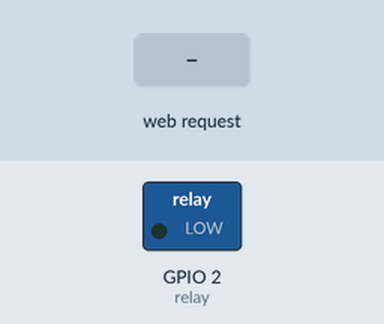
This sketch was run on a simulated ESP8266 (NodeMCU). Shown: switched loads named in the sketch (green lamp = pin HIGH). The test bench sets the inputs (shaded band). WiFi joins after 1.5 s; servers stay silent unless stated; what the sketch prints to the serial monitor is not drawn.

Above: at 2.7 s.
2.8 s: HTTP request GET /relay?state=1 received
At 4.0 s:
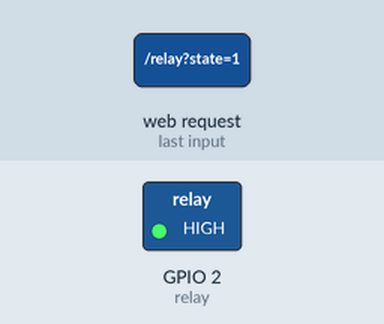
4.3 s: HTTP request GET /relay received
At 5.3 s:
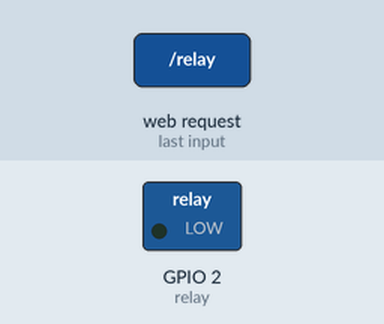
5.8 s: HTTP request GET /relay?state=120 received
At 6.5 s:
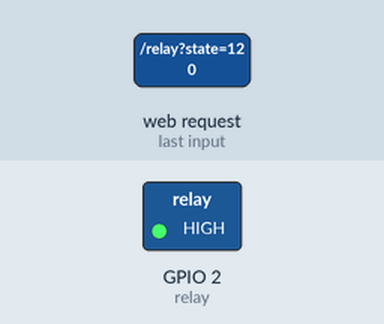
Timing chart, 0 to 8.8 s (numbered marks = the images above; inputs shaded):
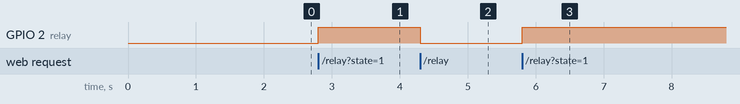

The sketch:

ESP8266-Lamp.ino
```cpp
#include <ESP8266WiFi.h>
#include <ESP8266WebServer.h>

const char* ssid = "<APNAME>";
const char* password = "<APPASSWD>";

// HTTP server will listen at port 80
ESP8266WebServer server(80);

// Global Variables
const int relay = 2; // Pin D4 on my NodeMCU
int curstate = 0;

/*
*  Handle Relay State Change
*/
void handle_relay() {
  // get the value of request argument "state" and convert it to an int
  int state = server.arg("state").toInt();

  curstate = state; // Set the current state
  digitalWrite(relay, state); // Set relay state
  server.send(200, "text/plain",  ((state)?"false":"true")); // Return True / False
}

/*
*  Handle Request for Current State
*/
void handle_state() {
  server.send(200, "text/plain", ((curstate)?"1":"0"));
}


void setup(void) {

  Serial.begin(115200);
  Serial.println("");

  // Set Relay mode
  pinMode(relay, OUTPUT);
  // Connect to WiFi network
  WiFi.begin(ssid, password);

  // Wait for connection
  while (WiFi.status() != WL_CONNECTED) {
    delay(500);
    Serial.print(".");
  }
  Serial.println("");
  Serial.print("Connected to ");
  Serial.println(ssid);
  Serial.print("IP address: ");
  Serial.println(WiFi.localIP());
  // And as regular external functions:
  server.on("/status", handle_state);
  server.on("/relay", handle_relay);

  // Start the server
  server.begin();
  Serial.println("HTTP server started");
}

void loop(void) {
  // check for incomming client connections frequently in the main loop:
  server.handleClient();
}
```

Measured:
- after the input at 2.8 s, GPIO 2 (relay): LOW → HIGH at once
- after the input at 4.3 s, GPIO 2 (relay): HIGH → LOW at once
- after the input at 5.8 s, GPIO 2 (relay): LOW → HIGH at once
